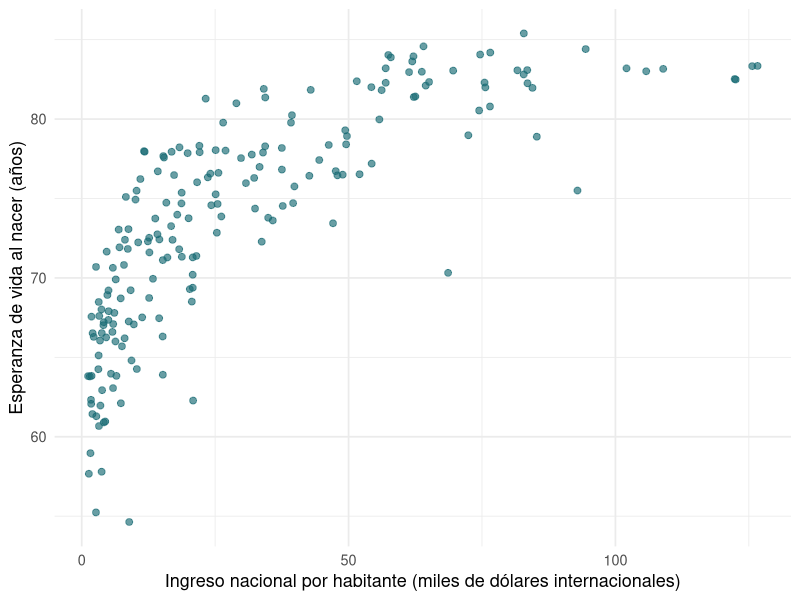
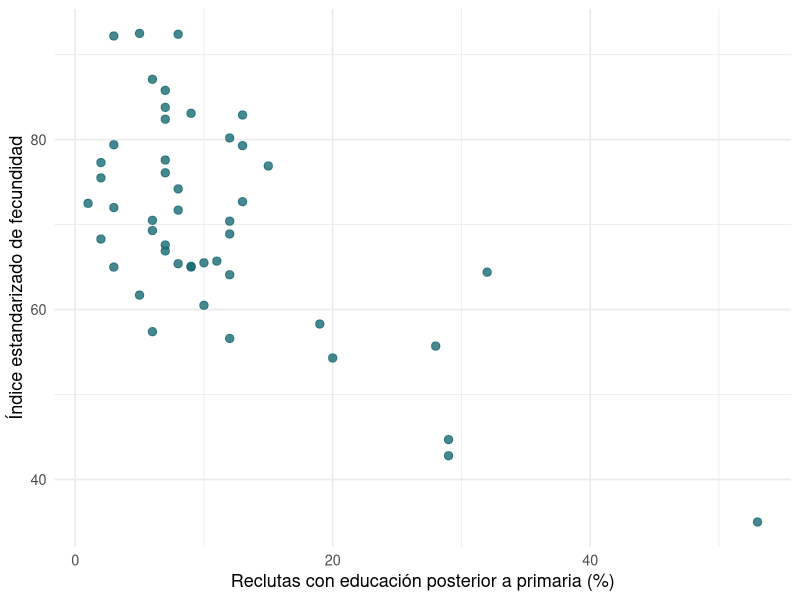
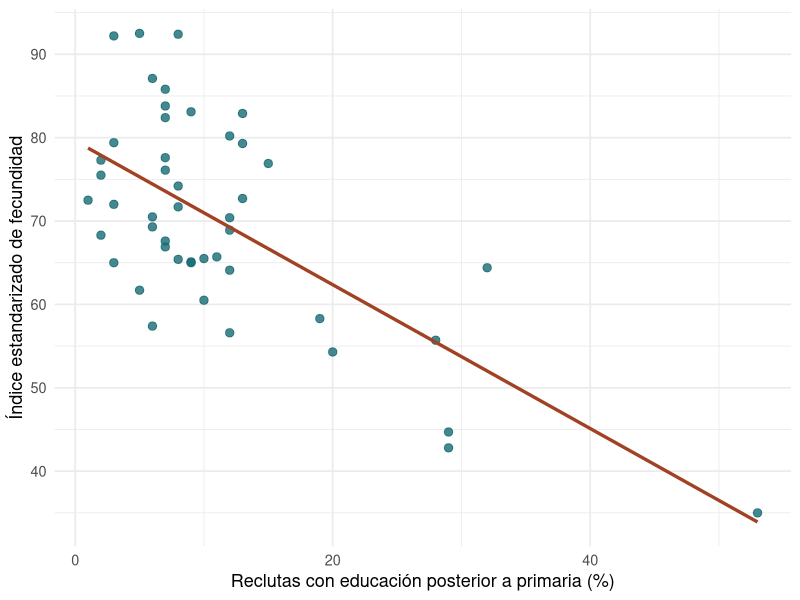
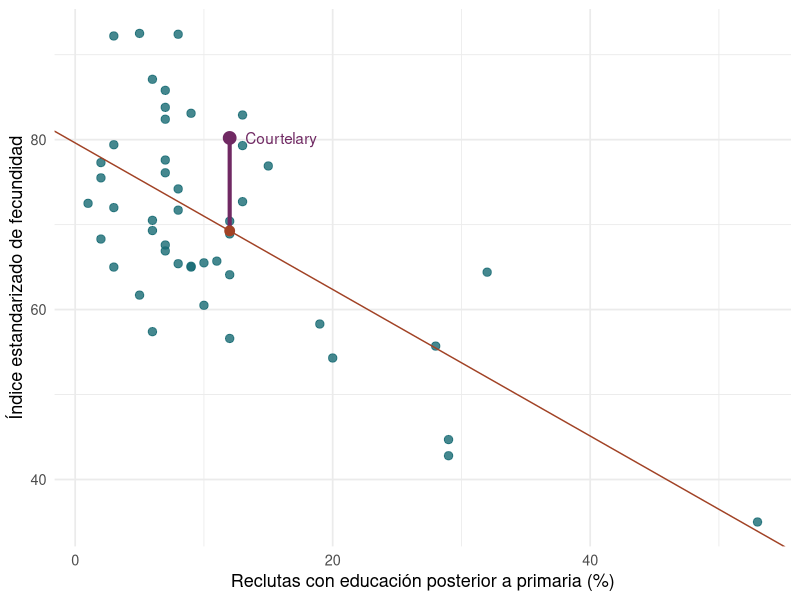

These charts were generated, in order, by the following R code:
## ---- chunk 1
#| dev: svglite
#| fig-width: 9
#| fig-height: 3.4
#| out-height: 380px
#| fig-align: center
#| fig-alt: "Nube de ingreso por habitante y esperanza de vida en 2024, con una tendencia ascendente que se aplana."
library(ggplot2)
paises <- read.csv("figuras-correlacion/ingreso-esperanza-vida-2024.csv")
ggplot(paises, aes(ingreso / 1000, esperanza_vida)) +
  geom_point(colour = "#176B73", size = 2, alpha = .65) +
  labs(x = "Ingreso nacional por habitante (miles de d\u00f3lares internacionales)",
       y = "Esperanza de vida al nacer (a\u00f1os)") +
  theme_minimal(base_size = 13)
## ---- chunk 2
#| fig-width: 8
#| dev: svglite
#| fig-height: 3.3
#| out-height: 325px
#| fig-align: center
#| fig-alt: "Nube de 47 distritos. La fecundidad tiende a disminuir a medida que aumenta la escolaridad."
library(ggplot2)
suiza <- datasets::swiss
nube <- ggplot(suiza, aes(Education, Fertility)) +
  geom_point(colour = "#176B73", size = 2.5, alpha = .8) +
  labs(x = "Reclutas con educaci\u00f3n posterior a primaria (%)",
       y = "\u00cdndice estandarizado de fecundidad") +
  theme_minimal(base_size = 13)
nube
## ---- chunk 3
#| fig-width: 8
#| dev: svglite
#| fig-height: 3.3
#| out-height: 380px
#| fig-align: center
#| fig-alt: "La nube de distritos con una recta descendente superpuesta."
nube + geom_smooth(method = "lm", formula = y ~ x, se = FALSE,
                   colour = "#A14225", linewidth = 1.15)
## ---- chunk 4
#| dev: svglite
#| fig-width: 8
#| fig-height: 3.3
#| out-height: 335px
#| fig-align: center
#| fig-alt: "En Courtelary, un segmento vertical une el valor ajustado de 69,26 con el observado de 80,20."
recta <- lm(Fertility ~ Education, data = suiza)
caso <- data.frame(x = suiza["Courtelary", "Education"],
                   observado = suiza["Courtelary", "Fertility"],
                   ajustado = unname(fitted(recta)["Courtelary"]))
nube +
  geom_abline(intercept = coef(recta)[1], slope = coef(recta)[2], colour = "#A14225") +
  geom_segment(data = caso, aes(x = x, xend = x, y = ajustado, yend = observado),
               inherit.aes = FALSE, linewidth = 1.4, colour = "#702963") +
  geom_point(data = caso, aes(x, observado), inherit.aes = FALSE, size = 4, colour = "#702963") +
  geom_point(data = caso, aes(x, ajustado), inherit.aes = FALSE, size = 3, colour = "#A14225") +
  geom_text(data = caso, aes(x, observado, label = "Courtelary"),
            inherit.aes = FALSE, hjust = 0, nudge_x = 1.2, colour = "#702963")
